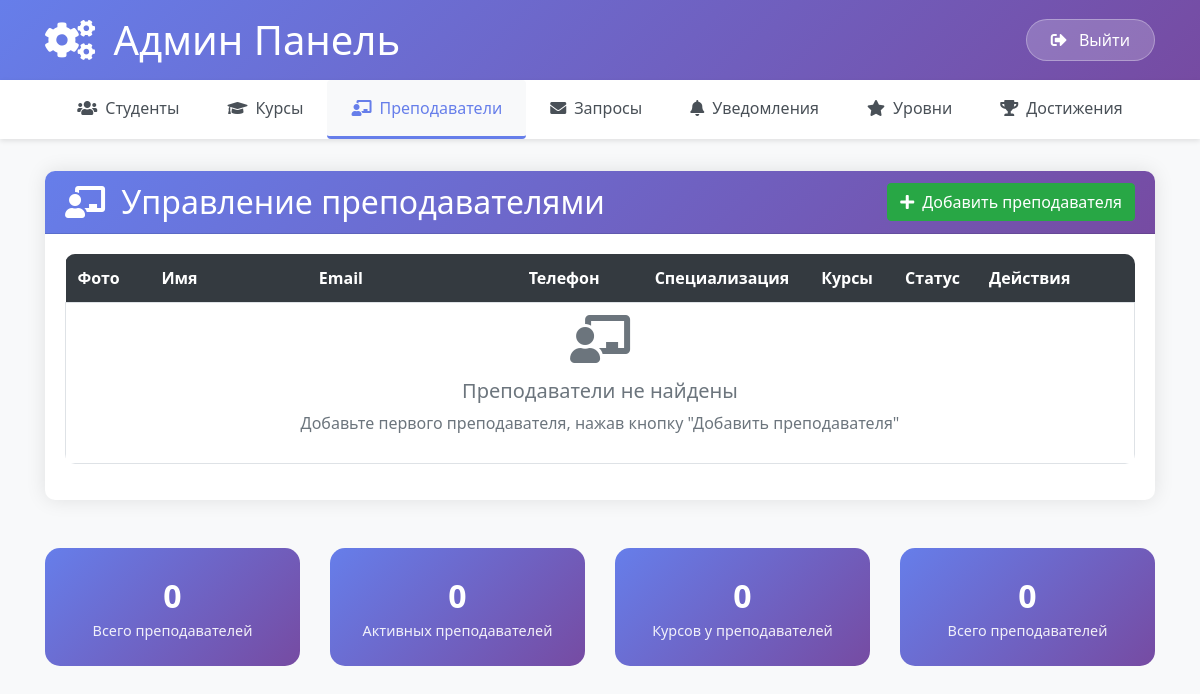
Page /admin_teachers/ (signed in) on the earlier database version.
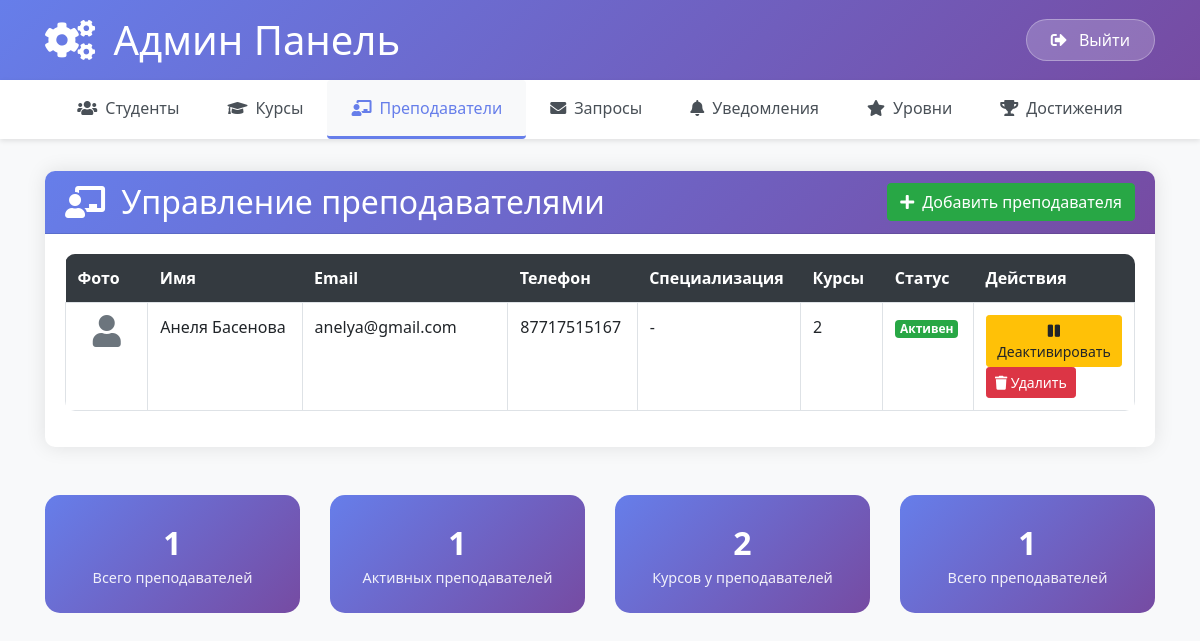
Same page on the later database version.
### courses/models.py (models this page shows, shortened)
class Teacher(models.Model):
    user = models.OneToOneField(User, on_delete=models.CASCADE, related_name='teacher_profile')
    first_name = models.CharField(max_length=100, verbose_name='Имя')
    last_name = models.CharField(max_length=100, verbose_name='Фамилия')
    email = models.EmailField(unique=True, verbose_name='Email')
    phone_number = models.CharField(max_length=20, verbose_name='Номер телефона', blank=True, null=True)
    avatar = models.ImageField(upload_to='teacher_avatars/', blank=True, null=True, verbose_name='Фото профиля')
    bio = models.TextField(blank=True, null=True, verbose_name='О преподавателе')
    specialization = models.CharField(max_length=200, blank=True, null=True, verbose_name='Специализация')
    is_active = models.BooleanField(default=True, verbose_name='Активен')
    created_at = models.DateTimeField(auto_now_add=True, verbose_name='Дата создания')
    updated_at = models.DateTimeField(auto_now=True, verbose_name='Дата обновления')
    class Meta:
        verbose_name = 'Преподаватель'
        verbose_name_plural = 'Преподаватели'
        ordering = ['last_name', 'first_name']
    @property
    def full_name(self):
        return f"{self.first_name} {self.last_name}"
    @property
    def courses_count(self):
        return self.courses.count()

### courses/views.py (the view, shortened to what this page needs)
# urls.py: path('admin_teachers/', views.admin_teachers_page, name='admin_teachers_page'),
@login_required
def admin_teachers_page(request):
    from .models import Teacher, Course
    from django.db.models import Avg, Count
    error = None
    teachers = Teacher.objects.all().order_by('last_name', 'first_name')
    active_teachers_count = teachers.filter(is_active=True).count()
    total_courses_count = Course.objects.filter(teacher__isnull=False).count()
    total_teachers_count = teachers.count()
    context = {
        'teachers': teachers,
        'active_teachers_count': active_teachers_count,
        'total_courses_count': total_courses_count,
        'total_teachers_count': total_teachers_count,
        'error': error,
        'active_tab': 'teachers'
    }
    return render(request, 'courses/admin_teachers_page.html', context)

### courses/templates/courses/admin_teachers_page.html (shortened to what the changed rows need)
{% extends 'courses/admin_base.html' %}
{% block content %}
<div class="row">
    <div class="col-12">
        <div class="card">
            <div class="card-header d-flex justify-content-between align-items-center">
                <h2 class="mb-0">
                    <i class="fas fa-chalkboard-teacher mr-2"></i>
                    Управление преподавателями
                </h2>
            </div>
            <div class="card-body">
                <div class="table-responsive">
                    <table class="table table-bordered table-hover">
                        <thead class="thead-dark">
                            <tr>
                                <th style="width: 80px;">Фото</th>
                                <th style="width: 150px;">Имя</th>
                                <th style="width: 200px;">Email</th>
                                <th style="width: 120px;">Телефон</th>
                                <th style="width: 150px;">Специализация</th>
                                <th style="width: 80px;">Курсы</th>
                                <th style="width: 80px;">Статус</th>
                                <th style="width: 150px;">Действия</th>
                            </tr>
                        </thead>
                        <tbody>
                            {% for teacher in teachers %}
                            <tr>
                                <td class="text-center">
                                    {% if teacher.avatar %}
                                        <img src="{{ teacher.avatar.url }}" alt="{{ teacher.full_name }}"
                                             style="width: 50px; height: 50px; object-fit: cover; border-radius: 50%; border: 2px solid #007bff;">
                                    {% else %}
                                        <i class="fas fa-user text-muted" style="font-size: 32px;" title="Нет фото"></i>
                                    {% endif %}
                                </td>
                                <td>{{ teacher.full_name }}</td>
                                <td>{{ teacher.email }}</td>
                                <td>{{ teacher.phone_number|default:"-" }}</td>
                                <td>{{ teacher.specialization|default:"-" }}</td>
                                <td>{{ teacher.courses_count }}</td>
                                <td>
                                    {% if teacher.is_active %}
                                        <span class="badge badge-success">Активен</span>
                                    {% else %}
                                        <span class="badge badge-secondary">Неактивен</span>
                                    {% endif %}
                                </td>
                                <td>
                                    <form method="post" action="" style="display: inline;">
                                        <button type="submit" name="toggle_teacher_status"
                                                class="btn btn-sm {% if teacher.is_active %}btn-warning{% else %}btn-success{% endif %}">
                                            {% if teacher.is_active %}
                                                <i class="fas fa-pause"></i> Деактивировать
                                            {% else %}
                                                <i class="fas fa-play"></i> Активировать
                                            {% endif %}
                                        </button>
                                        <button type="submit" name="delete_teacher" class="btn btn-danger btn-sm"
                                                onclick="return confirm('Удалить преподавателя? Это действие нельзя отменить.')">
                                            <i class="fas fa-trash"></i> Удалить
                                        </button>
                                    </form>
                                </td>
                            </tr>
                            {% empty %}
                            <tr>
                                <td colspan="9" class="text-center text-muted">
                                    <i class="fas fa-chalkboard-teacher fa-3x mb-3"></i>
                                    <p class="h5">Преподаватели не найдены</p>
                                    <p>Добавьте первого преподавателя, нажав кнопку "Добавить преподавателя"</p>
                                </td>
                            </tr>
                            {% endfor %}
                        </tbody>
                    </table>
                </div>
            </div>
        </div>
    </div>
</div>
<div class="row mt-4">
    <div class="col-md-3">
        <div class="stats-card">
            <div class="stats-number">{{ teachers.count }}</div>
            <div class="stats-label">Всего преподавателей</div>
        </div>
    </div>
    <div class="col-md-3">
        <div class="stats-card">
            <div class="stats-number">{{ active_teachers_count }}</div>
            <div class="stats-label">Активных преподавателей</div>
        </div>
    </div>
    <div class="col-md-3">
        <div class="stats-card">
            <div class="stats-number">{{ total_courses_count }}</div>
            <div class="stats-label">Курсов у преподавателей</div>
        </div>
    </div>
    <div class="col-md-3">
        <div class="stats-card">
            <div class="stats-number">{{ total_teachers_count }}</div>
            <div class="stats-label">Всего преподавателей</div>
        </div>
    </div>
</div>
{% endblock %}

Differences in the rows shown:
added Teacher: full_name "Анеля Басенова", email "anelya@gmail.com", phone_number "87717515167", specialization "-", courses_count "2", is_active "Активен"
Other differences:
{{ teachers.count }}: "0" → "1"
{{ active_teachers_count }}: "0" → "1"
{{ total_courses_count }}: "0" → "2"
{{ total_teachers_count }}: "0" → "1"
text no longer shown: "Преподаватели не найдены Добавьте первого преподавателя, нажав кнопку \"Добавить преподавателя\""
